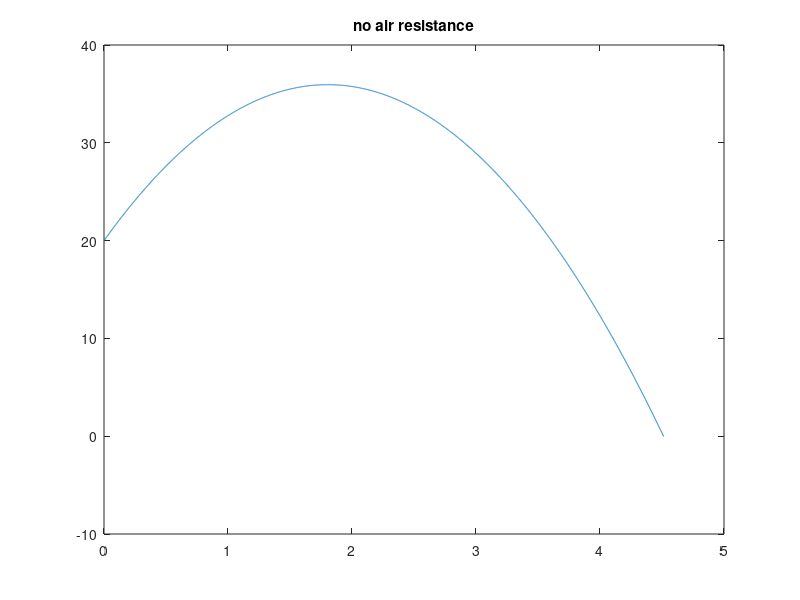

Write the MATLAB code that produced this figure. (Note: this script raises an error after producing the figure.)
clc;
clear;
m = 1.2;
v0 = 25;
o = 45;


%%%%%%% no drag %%%%%%%%
dt = .001;
t(1) = 0;
vx(1) = v0*cosd(o);
vy(1) = v0*sind(o);
rx(1) = 0;
ry(1) = 20;
i = 1;
while ry(i) > 0
t(i+1) = t(i)+dt;
vx(i+1) = vx(i);
ay = -9.8; % acceleration from gravity
vy(i+1) = vy(i)+ay*dt;
rx(i+1) = rx(i)+vx(i)*dt;
ry(i+1) = ry(i)+vy(i)*dt+ay*0.5*dt*dt;
i = i+1;
end
plot(t,ry)
title('no air resistance')

clear;
clc;
m = 1.2;
v0 = 25;
o = 45;
%%%%%%%% with air resistance %%%%%%%%
dt = 0.001;
% initial conditions
t(1) = 0;
vx(1) = v0*cosd(o);
vy(1) = v0*sind(o);
rx(1) = 0;
ry(1) = 20;
i = 1;
while ry(i) > 0
[ax, ay] = drag(vx(end),vy(end),m);
%ax = ...; % expression for x-component of acceleration
%ay = ...; % expression for y-component of acceleration
t(i+1) = t(i)+dt;
vx(i+1) = vx(i)+ax*dt;
vy(i+1) = vy(i)+ay*dt;
rx(i+1) = rx(i)+vx(i)*dt+ax*0.5*dt*dt;
ry(i+1) = ry(i)+vy(i)*dt+ay*0.5*dt*dt;
i = i+1;
end
figure
plot(t,ry)
title('with air resistance')

% clear;
% clc;
% m = 1.2;
% m_i = 1.2;
% v0 = 25;
% o = 45;
% %%%%%%%% with air resistance %%%%%%%%
% dt = 0.001;
% % initial conditions
% t(1) = 0;
% vx(1) = v0*cosd(o);
% vy(1) = v0*sind(o);
% rx(1) = 0;
% ry(1) = 20;
% i = 1;
% while ry(i) > 0
% [ax, ay] = drag(vx(end),vy(end),m);
% t(i+1) = t(i)+dt;
% if mod(t(i),.1) == 0 || mod(t(i),.1) <= 1.0000e-03
% 	% matlab, a terrible "programming language", didn't see ANY of the .1
% 	% moded values after the first, so the extra "or" condition is necessary
% 	% for it to cause mass_ejection to occur
% 	[vx_f,vy_f,m_f] = mass_ejection2(vx(i),vy(i),50,m,.01*m_i);
% 	disp('new mass')
% 	m_f
% 	vx(i+1) = vx_f;
% 	vy(i+1) = vy_f;
% 	m = m_f; % set new mass
% else
% 	vx(i+1) = vx(i)+ax*dt;
% 	vy(i+1) = vy(i)+ay*dt;
% end
% rx(i+1) = rx(i)+vx(i)*dt+ax*0.5*dt*dt;
% ry(i+1) = ry(i)+vy(i)*dt+ay*0.5*dt*dt;
% i = i+1;
% end
% figure
% plot(t,ry)
% title('with mass ejection')
% disp('done')

%t1 = t
%ry1 = ry

%%%%%% test with mass ejection 2 %%%%%%%%%%%%%
clear;
clc;
m = 1.2;
m_i = 1.2;
v0 = 10;
o = 50;

dt = 0.001;
% initial conditions
% clear t;
% clear vx;
% clear vy;
% clear rx;
% clear ry
t(1) = 0;
vx(1) = v0*cosd(o);
vy(1) = v0*sind(o);
rx(1) = 0;
ry(1) = 20;
i = 1;
while ry(i) > 0
[ax, ay] = drag(vx(end),vy(end),m);
t(i+1) = t(i)+dt;
if mod(t(i),.1) == 0 || mod(t(i),.1) <= 1.0000e-03
	% matlab, a terrible "programming language", didn't see ANY of the .1
	% moded values after the first, so the extra "or" condition is necessary
	% for it to cause mass_ejection to occur
	[vx_f,vy_f,m_f] = mass_ejection2(vx(i),vy(i),50,m,.01*m_i);
	vx(i+1) = vx_f;
	vy(i+1) = vy_f;
	m = m_f; % set new mass
else
	vx(i+1) = vx(i)+ax*dt;
	vy(i+1) = vy(i)+ay*dt;
end
rx(i+1) = rx(i)+vx(i)*dt+ax*0.5*dt*dt;
ry(i+1) = ry(i)+vy(i)*dt+ay*0.5*dt*dt;
i = i+1;
end
figure
%plot(t1,ry1,t,ry)
plot(t,ry)
title('Trajectory with mass ejection and drag')
xlabel('horizontal distance (m)')
ylabel('height (m)')
%legend('version 1', 'version 2')

%%%%%%%%%%%%%%%% functions %%%%%%%%%%%%%%%%%%

function [ax, ay] = drag(vx_i,vy_i,m_i)
	g = 9.81; % gravitational acceleration (always in -y direction)
	C = 1; % Drag coefficient
	p = 1.2; % air density (kg/m^3)
	r = .15; % sphere radius (m)
	A = pi*r^2; % cross sectional area

	o = atand(vy_i/vx_i); % angle of travel
	vi = sqrt(vx_i^2 + vy_i^2); %initial velocity
	d = 1/2*C*A*p*vi; % drag proportional to v

	ax = -d/m_i*vx_i; % negative counters direction. *v to get v^2
	ay = -g - d/m_i*vy_i; % negative counters direction. *v to get v^2
end


function [vx_f,vy_f,m_f] = mass_ejection(vx_i,vy_i,v_eb,m_i,m_e)
	disp('mass ejection happening')
	% Inputs:
	% vx_i: Velocity component in x direction before ejection
	% vy_i: Velocity component in y direction before ejection
	% v_eb: Ejection velocity of the mass relative to the bird
	% m_i : Mass of the bird before ejection
	% m_e : Ejection mass
	% Outputs:
	% vx_f: Velocity component in x direction after ejection
	% vy_f: Velocity component in y direction after ejection
	% m_f : Mass of the bird after ejection
	m_f = m_i - m_e;
	vi = sqrt(vx_i^2 + vy_i^2); % instantaneous magnitude of velocity
	o = atan(vy_i/vx_i); % instantaneous angle of travel (radians)
	vb = v_eb*m_e/(m_f); % |v| now of bird (previously 0) in bird frame
	% get x and y velocities now in bird ref. frame
	vx_b = vb*cosd(o);
	vy_b = vb*sind(o);
	% get these veloxities in fixed frame
	vx_f = vx_i + vx_b;
	vy_f = vy_i + vy_b;
	
end

function [vx_f,vy_f,m_f] = mass_ejection2(vx_i,vy_i,v_eb,m_i,m_e)
	% Inputs:
	% vx_i: Velocity component in x direction before ejection
	% vy_i: Velocity component in y direction before ejection
	% v_eb: Ejection velocity of the mass relative to the bird
	% m_i : Mass of the bird before ejection
	% m_e : Ejection mass
	% Outputs:
	% vx_f: Velocity component in x direction after ejection
	% vy_f: Velocity component in y direction after ejection
	% m_f : Mass of the bird after ejection
	m_f = m_i - m_e;
	vi = sqrt(vx_i^2 + vy_i^2); % instantaneous magnitude of velocity
	o = atand(vy_i/vx_i); % instantaneous angle of travel (radians)
	ve = vi - v_eb;
	vf = (m_i*vi - m_e*ve)/(m_i - m_e);
	vx_f = vf*cosd(o);
	vy_f = vf*sind(o);
end
